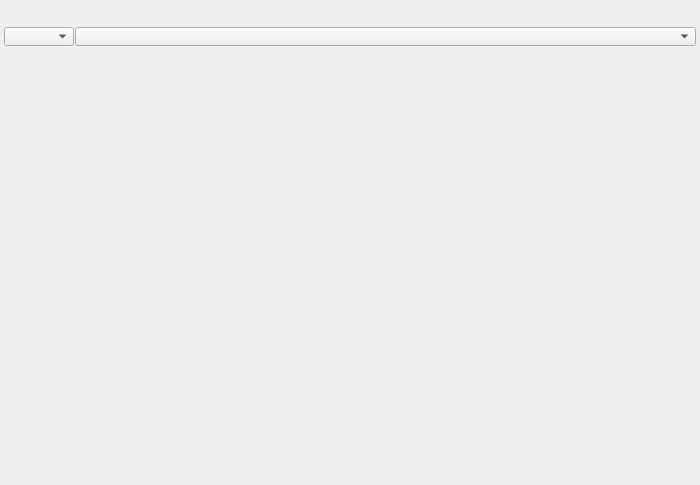
<?xml version="1.0" encoding="UTF-8"?>
<ui version="4.0">
 <class>shot_sequencer</class>
 <widget class="QMainWindow" name="shot_sequencer">
  <property name="geometry">
   <rect>
    <x>0</x>
    <y>0</y>
    <width>700</width>
    <height>485</height>
   </rect>
  </property>
  <property name="accessibleDescription">
   <string>Edit shots on a timeline: objects as tracks, keys as clips, with ripple edits.</string>
  </property>
  <widget class="QWidget" name="centralwidget">
   <layout class="QVBoxLayout" name="verticalLayout">
    <property name="spacing">
     <number>4</number>
    </property>
    <property name="leftMargin">
     <number>4</number>
    </property>
    <property name="topMargin">
     <number>4</number>
    </property>
    <property name="rightMargin">
     <number>4</number>
    </property>
    <property name="bottomMargin">
     <number>4</number>
    </property>
    <item>
     <widget class="Header" name="header" native="true">
      <property name="minimumSize">
       <size>
        <width>0</width>
        <height>19</height>
       </size>
      </property>
      <property name="maximumSize">
       <size>
        <width>16777215</width>
        <height>19</height>
       </size>
      </property>
      <property name="font">
       <font>
        <weight>75</weight>
        <bold>true</bold>
       </font>
      </property>
      <property name="text" stdset="0">
       <string>SHOT SEQUENCER</string>
      </property>
     </widget>
    </item>
    <item>
     <layout class="QHBoxLayout" name="shots_layout">
      <property name="spacing">
       <number>1</number>
      </property>
      <item>
       <widget class="ComboBox" name="cmb_mode">
        <property name="sizePolicy">
         <sizepolicy hsizetype="Fixed" vsizetype="Fixed">
          <horstretch>0</horstretch>
          <verstretch>0</verstretch>
         </sizepolicy>
        </property>
        <property name="minimumSize">
         <size>
          <width>70</width>
          <height>19</height>
         </size>
        </property>
        <property name="maximumSize">
         <size>
          <width>70</width>
          <height>19</height>
         </size>
        </property>
       </widget>
      </item>
      <item>
       <widget class="ComboBox" name="cmb_shot">
        <property name="sizePolicy">
         <sizepolicy hsizetype="Expanding" vsizetype="Fixed">
          <horstretch>1</horstretch>
          <verstretch>0</verstretch>
         </sizepolicy>
        </property>
        <property name="minimumSize">
         <size>
          <width>0</width>
          <height>19</height>
         </size>
        </property>
        <property name="maximumSize">
         <size>
          <width>16777215</width>
          <height>19</height>
         </size>
        </property>
       </widget>
      </item>
     </layout>
    </item>
    <item>
     <widget class="SequencerWidget" name="sequencer_widget">
      <property name="sizePolicy">
       <sizepolicy hsizetype="Expanding" vsizetype="Expanding">
        <horstretch>0</horstretch>
        <verstretch>0</verstretch>
       </sizepolicy>
      </property>
      <property name="minimumSize">
       <size>
        <width>0</width>
        <height>200</height>
       </size>
      </property>
      <property name="orientation">
       <enum>Qt::Horizontal</enum>
      </property>
     </widget>
    </item>
    <item>
     <widget class="Footer" name="footer" native="true">
      <property name="minimumSize">
       <size>
        <width>0</width>
        <height>19</height>
       </size>
      </property>
      <property name="maximumSize">
       <size>
        <width>16777215</width>
        <height>19</height>
       </size>
      </property>
     </widget>
    </item>
   </layout>
  </widget>
 </widget>
 <customwidgets>
  <customwidget>
   <class>Header</class>
   <extends>QWidget</extends>
   <header>uitk.widgets.header</header>
  </customwidget>
  <customwidget>
   <class>Footer</class>
   <extends>QWidget</extends>
   <header>uitk.widgets.footer</header>
  </customwidget>
  <customwidget>
   <class>ComboBox</class>
   <extends>QComboBox</extends>
   <header>uitk.widgets.comboBox.ComboBox.h</header>
  </customwidget>
  <customwidget>
   <class>SequencerWidget</class>
   <extends>QSplitter</extends>
   <header>uitk.widgets.sequencer._sequencer</header>
   <container>1</container>
  </customwidget>
 </customwidgets>
 <resources/>
 <connections/>
</ui>
